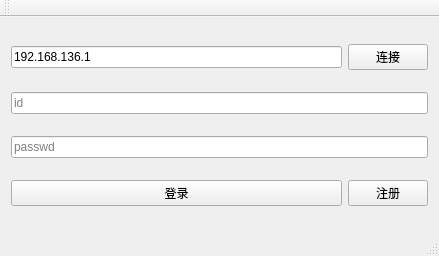
<?xml version="1.0" encoding="UTF-8"?>
<ui version="4.0">
 <class>MainWindow</class>
 <widget class="QMainWindow" name="MainWindow">
  <property name="geometry">
   <rect>
    <x>0</x>
    <y>0</y>
    <width>439</width>
    <height>256</height>
   </rect>
  </property>
  <property name="windowTitle">
   <string>MainWindow</string>
  </property>
  <widget class="QWidget" name="centralWidget">
   <layout class="QGridLayout" name="gridLayout">
    <item row="2" column="0" colspan="2">
     <widget class="QLineEdit" name="lineEdit_Passwd">
      <property name="text">
       <string/>
      </property>
      <property name="placeholderText">
       <string>passwd</string>
      </property>
     </widget>
    </item>
    <item row="1" column="0" colspan="2">
     <widget class="QLineEdit" name="lineEdit_id">
      <property name="text">
       <string/>
      </property>
      <property name="placeholderText">
       <string extracomment="账号">id</string>
      </property>
     </widget>
    </item>
    <item row="0" column="1">
     <widget class="QPushButton" name="pushButton_connect">
      <property name="text">
       <string>连接</string>
      </property>
     </widget>
    </item>
    <item row="3" column="1">
     <widget class="QPushButton" name="pushButton_register">
      <property name="text">
       <string>注册</string>
      </property>
     </widget>
    </item>
    <item row="0" column="0">
     <widget class="QLineEdit" name="lineEdit_ip">
      <property name="text">
       <string>192.168.136.1</string>
      </property>
      <property name="placeholderText">
       <string>ip</string>
      </property>
      <property name="cursorMoveStyle">
       <enum>Qt::LogicalMoveStyle</enum>
      </property>
      <property name="clearButtonEnabled">
       <bool>false</bool>
      </property>
     </widget>
    </item>
    <item row="3" column="0">
     <widget class="QPushButton" name="pushButton_login">
      <property name="text">
       <string>登录</string>
      </property>
     </widget>
    </item>
   </layout>
  </widget>
  <widget class="QMenuBar" name="menuBar">
   <property name="geometry">
    <rect>
     <x>0</x>
     <y>0</y>
     <width>439</width>
     <height>26</height>
    </rect>
   </property>
  </widget>
  <widget class="QToolBar" name="mainToolBar">
   <attribute name="toolBarArea">
    <enum>TopToolBarArea</enum>
   </attribute>
   <attribute name="toolBarBreak">
    <bool>false</bool>
   </attribute>
  </widget>
  <widget class="QStatusBar" name="statusBar"/>
 </widget>
 <layoutdefault spacing="6" margin="11"/>
 <resources/>
 <connections/>
</ui>
